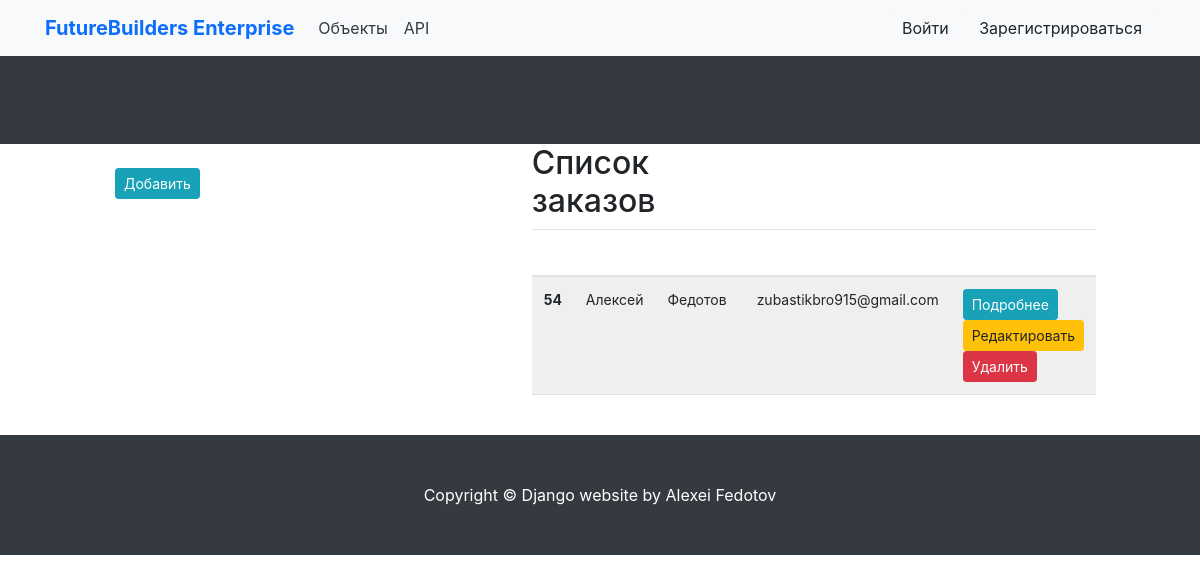
The app's page /orders/orders/, older data.
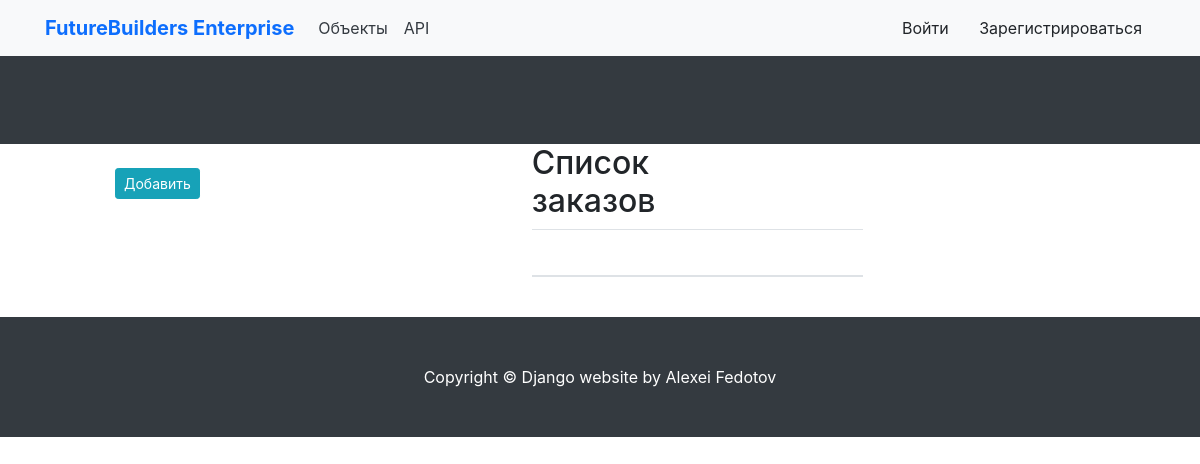
The same page, newer data.
### orders/models.py (models this page shows, shortened)
class Order(models.Model):
    first_name = models.CharField(max_length=60, verbose_name="Имя")
    last_name = models.CharField(max_length=60, verbose_name="Фамилия")
    email = models.EmailField(verbose_name="Email")
    user = models.OneToOneField(User, on_delete=models.CASCADE, null=True)
    created = models.DateTimeField(auto_now_add=True, verbose_name="Дата создания")
    updated = models.DateTimeField(auto_now=True, verbose_name="Дата обновления")
    paid = models.BooleanField(default=False, verbose_name="Оплачен ли заказ")
    class Meta:
        ordering = ('-created',)
        verbose_name = 'заказ'
        verbose_name_plural = 'заказы'

### orders/views.py (the view)
# urls.py: path('orders/', OrderListView.as_view(), name='order_list'),
class OrderListView(ListView):
    model = Order
    template_name = 'orders/order_list.html'
    context_object_name = 'orders'
    permission_classes = [IsStaffOrReadOnly]

### cart/cart_services.py (called while the page is built)
    def get_cart(self) -> Dict[str, Dict[str, Union[str, int]]]:
        return self.session.get(settings.CART_ID, {})

### cart/context_processors.py (called while the page is built)
def get_cart_total_price(request):
    cart = Cart(request)
    cart_total_price = sum(Decimal(item['price']) * item['quantity'] for item in cart.get_cart().values())
    return {
        'cart_total_price': cart_total_price
    }

### shop/context_processors.py (called while the page is built)
def get_categories_from_shop(request):
    categories = Category.objects.all()
    return {'categories': categories}

### orders/templates/orders/order_list.html
{% extends "shop/base.html" %}
{% block content %}
    <div class="container-fluid">
        <div class="row">
            <div class="col-lg-3">
                  <br>
                  <a href="{% url 'orders:order_create'%}" class="btn btn-info btn-sm">Добавить</a>
                 <br>
            </div>
            <div class="col-lg-6">
                <div class="row row-cols-1 row-cols-md-3 g-4">
                    <div class="container mt-4">
                    <h2>Список заказов</h2>
                    <table class="table">
                      <thead>
                        <tr>
                          <th scope="col">#</th>
                          <th scope="col">Имя</th>
                          <th scope="col">Фамилия</th>
                          <th scope="col">Email</th>
                          <th scope="col">Действия</th>
                        </tr>
                      </thead>
                      <tbody>
                        {% for order in orders %}
                          <tr>
                            <th scope="row">{{ order.id }}</th>
                            <td>{{ order.first_name }}</td>
                            <td>{{ order.last_name }}</td>
                            <td>{{ order.email }}</td>
                            <td>
                              <a href="{% url 'orders:order_detail' order.id %}" class="btn btn-info btn-sm">Подробнее</a>
                              <a href="{% url 'orders:order_edit' order.id %}" class="btn btn-warning btn-sm">Редактировать</a>
                              <a href="{% url 'orders:order_delete' order.id %}" class="btn btn-danger btn-sm">Удалить</a>
                            </td>
                          </tr>
                        {% endfor %}
                      </tbody>
                    </table>
                    </div>
                </div>
            </div>
        </div>
    </div>
{% endblock %}

Row changes from the older to the newer data that the page shows:
removed Order: id "54", first_name "Алексей", last_name "Федотов", email "zubastikbro915@gmail.com"
